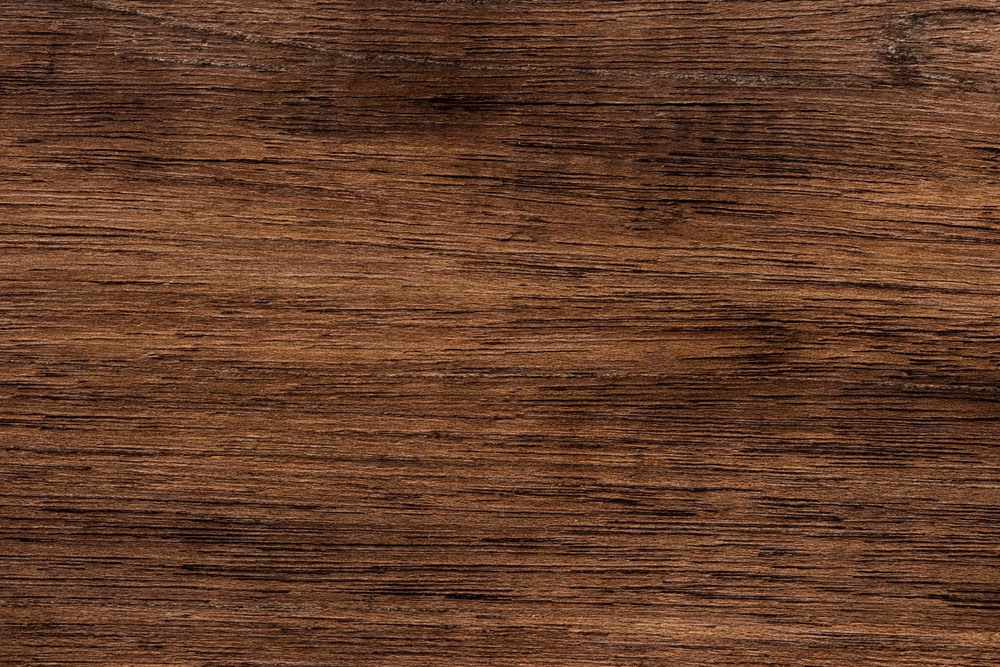
#> input picture Ćwiczenie3/Drewno/Drewno_jpg.jpg, 1000 x 667 px, shrunk from 1500 x 1001 before the run, found by its file name; its folder holds only this picture in this run
$ python 'Ćw_3_MaNa.py'
#> lines starting #> are read from the running program, lines starting #| are printed output that depends on the picture; long printed decimals are rounded
import os
from PIL import Image
import numpy as np
from skimage.feature import graycomatrix, graycoprops
from skimage import io, color
import pandas as pd
from colorama import Fore, Style
from sklearn.model_selection import train_test_split
from sklearn.svm import SVC
from sklearn.metrics import accuracy_score


"""2. Wczytywanie obrazów i wycinanie próbek"""
def crop_textures(input_dir, output_dir, crop_size):
    # Sprawdzenie istnienia katalogu wyjściowego, jeśli nie istnieje, to utworzenie go
#> called with crop_size = (100, 100)
    if not os.path.exists(output_dir):
        os.makedirs(output_dir)

    # Pętla po plikach w katalogu wejściowym
    for filename in os.listdir(input_dir):
        # Sprawdzenie, czy plik jest obrazem
        if filename.endswith(".jpg") or filename.endswith(".jpeg"):
            # Wczytanie obrazu przy użyciu PIL
            image = Image.open(os.path.join(input_dir, filename))
#> image is the input picture: PIL image 1000x667 RGB; mean R, G, B 99.6, 61.6, 41.1
            # Pobranie rozmiaru obrazu
            width, height = image.size
#> width = 1000; height = 667

            # Pętla po obrazie w krokach zależnych od rozmiaru wycinanego fragmentu
            for y in range(0, height - crop_size[1] + 1, crop_size[1]):
                for x in range(0, width - crop_size[0] + 1, crop_size[0]):
                    # Wycinanie fragmentu
                    crop = image.crop((x, y, x + crop_size[0], y + crop_size[1]))
                    # Utworzenie nazwy pliku wyjściowego
                    output_filename = f"{os.path.splitext(filename)[0]}_{y}_{x}.jpg"
                    # Zapisanie fragmentu do odpowiedniego katalogu
                    crop.save(os.path.join(output_dir, output_filename))
#> this loop made 6 passes
#> pass 1, in crop_textures, `crop.save(os.path.join(output_dir, output_filename))`:
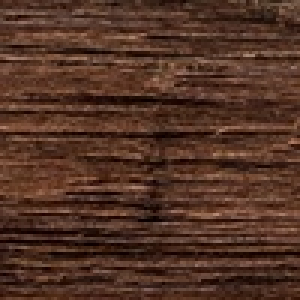
#> saved as Drewno_jpg_0_0.jpg: PIL image 100x100 RGB (shown 3 times larger); mean R, G, B 82.3, 51, 37.1
#> pass 1, in crop_textures, `crop.save(os.path.join(output_dir, output_filename))`:
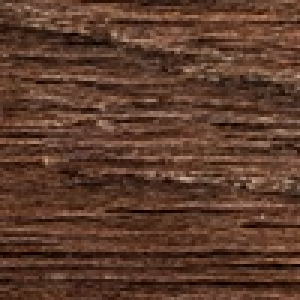
#> saved as Drewno_jpg_0_100.jpg: PIL image 100x100 RGB (shown 3 times larger); mean R, G, B 92.7, 60.1, 44.2
#> pass 1, in crop_textures, `crop.save(os.path.join(output_dir, output_filename))`:
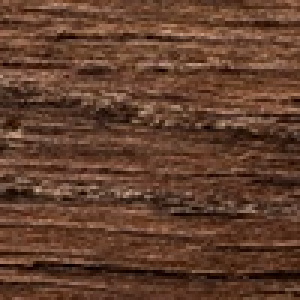
#> saved as Drewno_jpg_0_200.jpg: PIL image 100x100 RGB (shown 3 times larger); mean R, G, B 98.1, 63.6, 45.6
#> pass 1, in crop_textures, `crop.save(os.path.join(output_dir, output_filename))`:
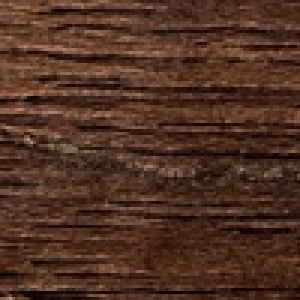
#> saved as Drewno_jpg_0_300.jpg: PIL image 100x100 RGB (shown 3 times larger); mean R, G, B 80.5, 49.5, 34.7
#> after the loop:
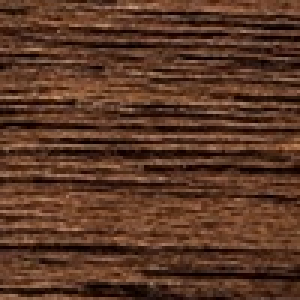
#> crop: PIL image 100x100 RGB (shown 3 times larger); mean R, G, B 90.4, 55.6, 37.9

"""3. Wczytywania próbek tekstury i wyznaczania dla nich cech tekstury na podstawie modelu macierzy zdarzeń"""

def compute_texture_features(input_dir, distances, angles):
    # Lista cech tekstur dla wszystkich próbek
    texture_features_all = []

    # Pobieramy listę plików obrazów
    image_files = os.listdir(input_dir)

    # Iterujemy po wszystkich plikach obrazów
    for filename in image_files:
        # Sprawdzamy, czy plik jest obrazem
        if not (filename.endswith(".jpg") or filename.endswith(".jpeg") or filename.endswith(".png")):
            continue  # Pomijamy pliki, które nie są obrazami

        # Wczytujemy obraz
        image_path = os.path.join(input_dir, filename)
        image = io.imread(image_path)
#> image: shape (100, 100, 3)

        # Przekształcamy obraz do skali szarości
        gray_image = color.rgb2gray(image)
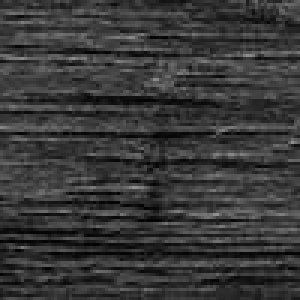
#> gray_image: shape (100, 100) float64 (shown 3 times larger); min 0.00917, max 0.575, mean 0.222

        # Zmniejszamy głębię jasności do 5 bitów (64 poziomy)
        gray_image = (gray_image * 63).astype(np.uint8)
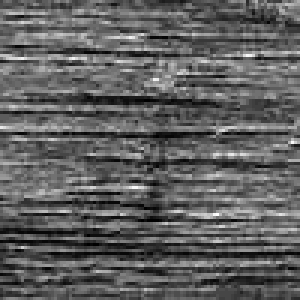
#> gray_image: shape (100, 100) (shown 3 times larger); min 0, max 36, mean 13.5; drawn with min black and max white

        # Obliczamy macierz GLCM dla każdej kombinacji odległości i kątów
        glcm = graycomatrix(gray_image, distances=distances, angles=angles)

        # Obliczamy cechy tekstury dla każdej macierzy GLCM
        texture_features = []
        for prop in ['dissimilarity', 'correlation', 'contrast', 'energy', 'homogeneity', 'ASM']:
            # Obliczamy cechę
            feature = graycoprops(glcm, prop)
            # Dodajemy cechę do listy cech tekstury dla aktualnej próbki
            texture_features.append(feature[0, 0])  # Zapisujemy tylko pierwszą wartość z macierzy cech
#> after the loop, texture_features = [1.85, 0.908, 6.24, 0.079, 0.415, 0.00624]
        # Dodajemy nazwę pliku jako kategorię tekstury do wektora cech
        texture_features.append(filename.split('.')[0])
        # Dodajemy wektor cech do listy cech tekstur dla wszystkich próbek
        texture_features_all.append(texture_features)
        # Wyświetlamy wektor cech dla aktualnej próbki
        print(texture_features)
#| [1.846, 0.9079, 6.242, 0.07901, 0.4147, 0.006243, 'Drewno_jpg_0_0']
#> pass 2 of the loop in compute_texture_features, `for filename in image_files:`:
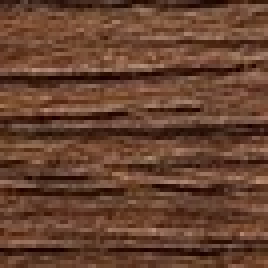
#> input picture Ćwiczenie3/Drewno_probki/Drewno_jpg_0_1100.jpg, 67 x 67 px, shrunk from 100 x 100 before the run, found by its file name (shown 4 times larger)
#> in compute_texture_features, image is the input picture: shape (67, 67, 3); mean R, G, B 102.8, 66.4, 47.8
#> in compute_texture_features, `gray_image = color.rgb2gray(image)`:
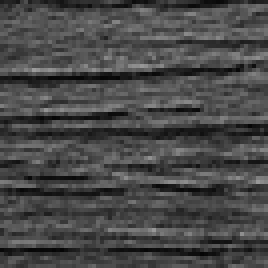
#> gray_image: shape (67, 67) float64 (shown 4 times larger); min 0.0225, max 0.613, mean 0.285
#> in compute_texture_features, `gray_image = (gray_image * 63).astype(np.uint8)`:
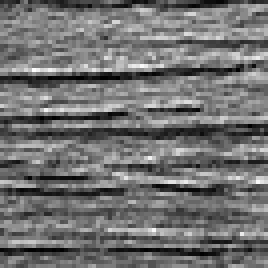
#> gray_image: shape (67, 67) (shown 4 times larger); min 1, max 38, mean 17.5; drawn with min black and max white
#> after the loop in compute_texture_features, `for prop in ['dissimilarity', 'correlation', 'contrast', 'energy', 'ho..`: texture_features = [2.36, 0.892, 9.45, 0.067, 0.342, 0.00449]
#| [2.359, 0.8915, 9.454, 0.06704, 0.3417, 0.004495, 'Drewno_jpg_0_1100']
#> pass 3 of the loop in compute_texture_features, `for filename in image_files:`:
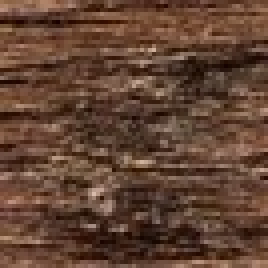
#> input picture Ćwiczenie3/Drewno_probki/Drewno_jpg_0_1300.jpg, 67 x 67 px, shrunk from 100 x 100 before the run, found by its file name (shown 4 times larger)
#> in compute_texture_features, image is the input picture: shape (67, 67, 3); mean R, G, B 97.9, 67.7, 51.4
#> in compute_texture_features, `gray_image = color.rgb2gray(image)`:
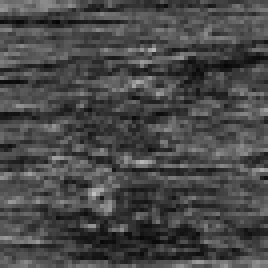
#> gray_image: shape (67, 67) float64 (shown 4 times larger); min 0.0225, max 0.753, mean 0.286
#> in compute_texture_features, `gray_image = (gray_image * 63).astype(np.uint8)`:
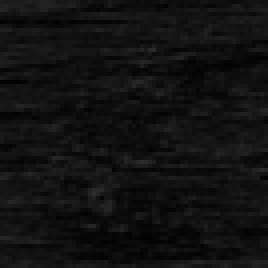
#> gray_image: shape (67, 67) (shown 4 times larger); min 1, max 47, mean 17.5
#> after the loop in compute_texture_features, `for prop in ['dissimilarity', 'correlation', 'contrast', 'energy', 'ho..`: texture_features = [3.18, 0.824, 17.33, 0.0569, 0.274, 0.00324]
#| [3.179, 0.8241, 17.335, 0.05692, 0.2736, 0.00324, 'Drewno_jpg_0_1300']

    return texture_features_all

# Definicja odległości pikseli i kątów
distances = [1, 3, 5]
angles = [0, np.pi/4, np.pi/2, 3*np.pi/4]

# Definicja ścieżki do katalogu z próbkami tekstury "Drewno"
input_dir_drewno = r"C:\Users\mateu\PycharmProjects\PwOI\Ćwiczenie3\Drewno"
output_dir_drewno = r"C:\Users\mateu\PycharmProjects\PwOI\Ćwiczenie3\Drewno_probki"
crop_size = (100, 100)

# Wywołanie funkcji dla folderu "Drewno"
crop_textures(input_dir_drewno, output_dir_drewno, crop_size)

print(Fore.BLUE + Style.BRIGHT + "DREWNO" + Style.RESET_ALL)

# Obliczenie cech tekstury dla próbek "Drewno"
features_drewno = compute_texture_features(output_dir_drewno, distances, angles)
#> features_drewno = [[1.85, 0.908, 6.24, 0.079, 0.415, 0.00624, 'Drewno_jpg_0_0'], [2.36, 0.892, 9.45, 0.067, 0.342, 0.00449, 'Drewno_jpg_0_1100'], [3.18, 0.824, 17.33, 0.0569, 0.274, 0.00324, 'Drewno_jpg_0_1300']]

# Definicja ścieżki do katalogu z próbkami tekstury "Tynk"
input_dir_tynk = r"C:\Users\mateu\PycharmProjects\PwOI\Ćwiczenie3\Tynk"
output_dir_tynk = r"C:\Users\mateu\PycharmProjects\PwOI\Ćwiczenie3\Tynk_probki"

# Wywołanie funkcji dla folderu "Tynk"
crop_textures(input_dir_tynk, output_dir_tynk, crop_size)
#> (the run stopped early here; a loop or call above may not have finished)
